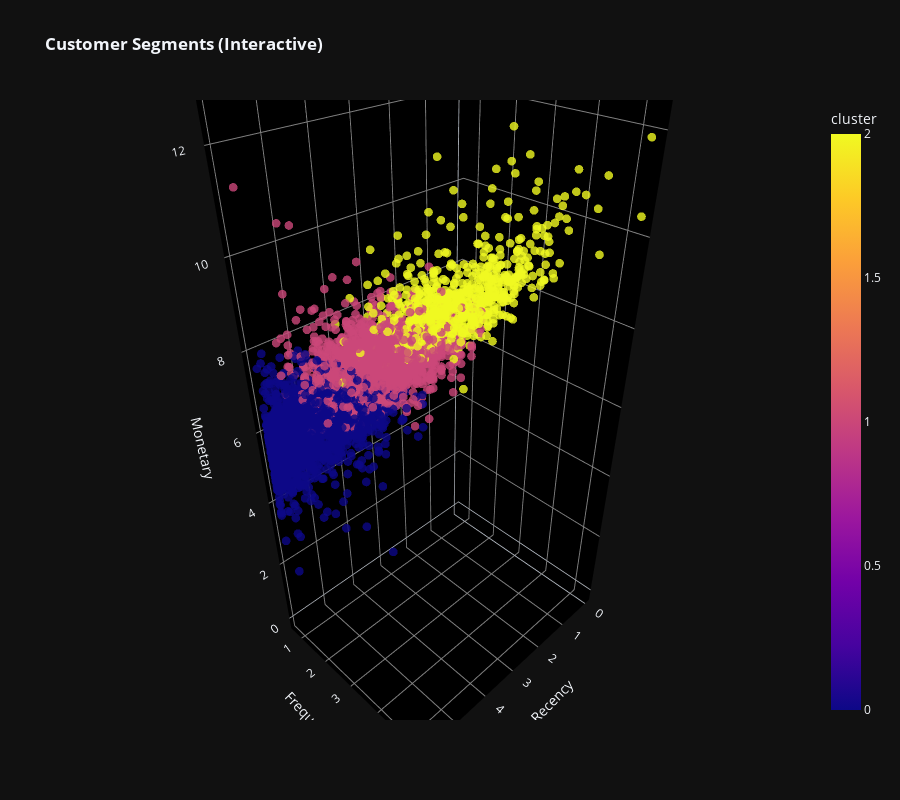

The cell this chart's notebook holds for it:
### Code cell
#Preparing data for plotting and making one normal one interactive plot
final_result_plot = final_result.select(
        pl.col('customerid'),
        pl.col('cluster'),
        pl.col('frequency').add(1).log(),
        pl.col('monetary').add(1).log(),
        pl.col('recency').add(1).log(),
    ).to_pandas()
def pxplot():
    color_map = {
        0: '#ff007f',  # Deep Pink
        1: '#00e5ff',  # Cyan
        2: '#ffff00'   # Bright Yellow
    }
    fig = px.scatter_3d(
        final_result_plot,
        x='recency',
        y='frequency',
        z='monetary',
        color='cluster',
        title='<b>Customer Segments (Interactive)</b>',
        color_discrete_map=color_map,
        opacity=0.5,                  # Transparency for 3D effect
        hover_data=['customerid'],    # <--- HOVER to see Customer IDs!
        height=800
    )
    fig.update_traces(
        marker=dict(
            size=3,              # Slightly larger
            line=dict(width=0),  # <--- MAGIC: Removes the 2D border (Look like orbs)
            opacity=0.8,         # Transparency helps depth perception
            symbol='circle'      # Ensure standard circle
        )
    )
    fig.update_layout(
            template="plotly_dark",
            scene=dict(
                xaxis=dict(backgroundcolor="black", gridcolor="gray", showbackground=True, title="Recency"),
                yaxis=dict(backgroundcolor="black", gridcolor="gray", showbackground=True, title="Frequency"),
                zaxis=dict(backgroundcolor="black", gridcolor="gray", showbackground=True, title="Monetary"),
            ),
        )
    fig.show()
def mplplot():
    plt.style.use('dark_background')
    fig = plt.figure(figsize=(14, 10))
    ax = fig.add_subplot(111, projection='3d')
    fig.patch.set_facecolor('black')
    ax.set_facecolor('black')

    clusters = [0, 1, 2]
    colors = ['#ff007f', '#00e5ff', '#ffff00']
    labels = ['Casual', 'Loyal', 'VIP']

    for cluster in clusters:
        subset = final_result_plot[final_result_plot['cluster'] == cluster]

        ax.scatter(
            subset['recency'],
            subset['frequency'],
            subset['monetary'],
            c=colors[cluster],
            label=labels[cluster],
            s=40,               # Dot size
            alpha=0.5,          # Transparency (Glow effect)
            edgecolors='none'   # No border (Soft orb look)
        )

    ax.xaxis.pane.fill = False
    ax.yaxis.pane.fill = False
    ax.zaxis.pane.fill = False

    ax.xaxis.line.set_color((1.0, 1.0, 1.0, 0.0))
    ax.yaxis.line.set_color((1.0, 1.0, 1.0, 0.0))
    ax.zaxis.line.set_color((1.0, 1.0, 1.0, 0.0))

    ax.set_xlabel('Recency (Days)', color='white', labelpad=10)
    ax.set_ylabel('Frequency (Orders)', color='white', labelpad=10)
    ax.set_zlabel('Monetary ($)', color='white', labelpad=10)
    ax.set_title('Customer Segments (Real $)', color='white', fontsize=18)

    legend = plt.legend(frameon=True, facecolor='#111', edgecolor='white', fontsize=12)
    for text in legend.get_texts():
        text.set_color("white")

    plt.show()
pxplot()

### Figure 1 — Plotly figure (JSON) as saved in the notebook; plotly's stock layout.template omitted (floating-point values rounded to 4 significant figures; data arrays with more than 128 entries replaced by an {"elided": "..."} marker saying what was removed)
{"data": [{"customdata": {"elided": "4339x1 int values"}, "hovertemplate": "recency=%{x}<br>frequency=%{y}<br>monetary=%{z}<br>customerid=%{customdata[0]}<br>cluster=%{marker.color}<extra></extra>", "legendgroup": "", "marker": {"color": {"elided": "4339 int values"}, "coloraxis": "coloraxis", "opacity": 0.8, "symbol": "circle", "line": {"width": 0}, "size": 3}, "mode": "markers", "name": "", "scene": "scene", "showlegend": false, "x": {"elided": "4339 float values"}, "y": {"elided": "4339 float values"}, "z": {"elided": "4339 float values"}, "type": "scatter3d"}], "layout": {"scene": {"domain": {"x": [0.0, 1.0], "y": [0.0, 1.0]}, "xaxis": {"title": {"text": "Recency"}, "backgroundcolor": "black", "gridcolor": "gray", "showbackground": true}, "yaxis": {"title": {"text": "Frequency"}, "backgroundcolor": "black", "gridcolor": "gray", "showbackground": true}, "zaxis": {"title": {"text": "Monetary"}, "backgroundcolor": "black", "gridcolor": "gray", "showbackground": true}}, "coloraxis": {"colorbar": {"title": {"text": "cluster"}}, "colorscale": [[0.0, "#0d0887"], [0.1111, "#46039f"], [0.2222, "#7201a8"], [0.3333, "#9c179e"], [0.4444, "#bd3786"], [0.5556, "#d8576b"], [0.6667, "#ed7953"], [0.7778, "#fb9f3a"], [0.8889, "#fdca26"], [1.0, "#f0f921"]]}, "legend": {"tracegroupgap": 0}, "title": {"text": "<b>Customer Segments (Interactive)</b>"}, "height": 800}}
